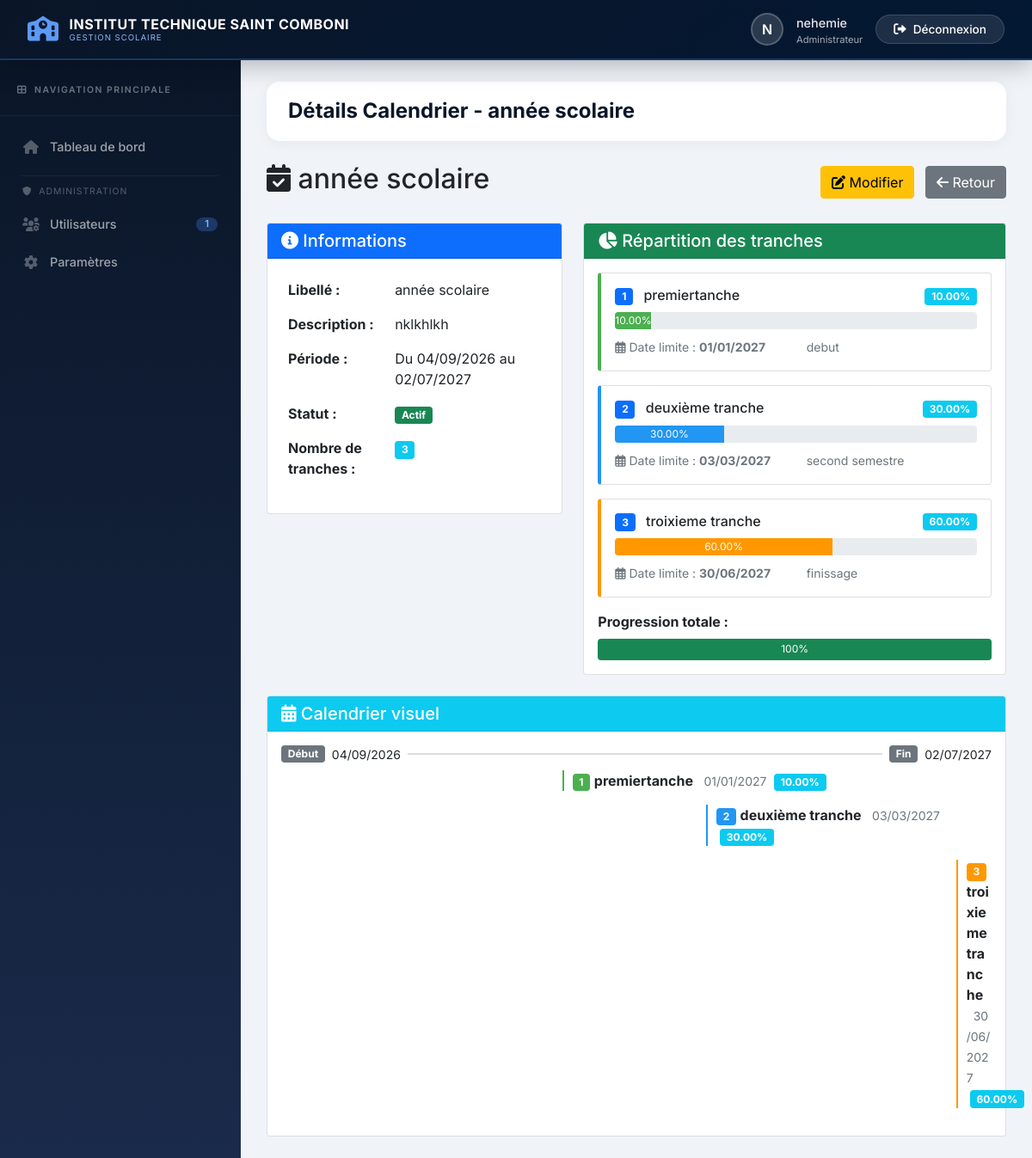
Screenshot of /gestion/calendrier_details.php?id=2 (signed in) with the database file from the repository.
### tables this page shows
CREATE TABLE `calendrier_paiement` (
  `id` int(11) NOT NULL,
  `libelle` varchar(100) NOT NULL,
  `description` text DEFAULT NULL,
  `date_debut` date NOT NULL,
  `date_fin` date NOT NULL,
  `annee_id` int(11) NOT NULL,
  `actif` tinyint(1) DEFAULT 1,
  `created_at` timestamp NOT NULL DEFAULT current_timestamp()
);

CREATE TABLE `calendrier_tranches` (
  `id` int(11) NOT NULL,
  `calendrier_id` int(11) NOT NULL,
  `numero` int(11) NOT NULL COMMENT 'Numéro de la tranche (1,2,3...)',
  `libelle` varchar(200) NOT NULL COMMENT 'Ex: 1ère tranche, 2ème tranche...',
  `pourcentage` decimal(5,2) NOT NULL COMMENT 'Pourcentage du montant total (ex: 30%)',
  `date_limite` date NOT NULL COMMENT 'Date limite de paiement',
  `description` text DEFAULT NULL,
  `created_at` timestamp NOT NULL DEFAULT current_timestamp()
);

### views/gestion/calendrier_details.php (the view, shortened to what the rows shown need)
<?php
$pageTitle = "Détails Calendrier - " . ($calendrier['libelle'] ?? '');
?>
<div class="d-flex justify-content-between align-items-center mb-4">
    <h2><i class="fas fa-calendar-check"></i> <?php echo htmlspecialchars($calendrier['libelle'] ?? ''); ?></h2>
    <div>
        <a href="<?php echo SITE_URL; ?>/gestion/calendrier_modifier.php?id=<?php echo $calendrier['id']; ?>" class="btn btn-warning me-2">
        </a>
        <a href="<?php echo SITE_URL; ?>/gestion/calendriers.php" class="btn btn-secondary">
        </a>
    </div>
</div>
<?php if (!$calendrier): ?>
    <div class="alert alert-danger">Calendrier non trouvé.</div>
<?php else: ?>
<div class="row">
    <div class="col-md-5">
        <div class="card mb-4">
            <div class="card-header bg-primary text-white">
                <h5 class="mb-0"><i class="fas fa-info-circle"></i> Informations</h5>
            </div>
            <div class="card-body">
                <table class="table table-borderless">
                    <tr>
                        <td width="40%"><strong>Libellé :</strong></td>
                        <td><?php echo htmlspecialchars($calendrier['libelle']); ?></td>
                    </tr>
                    <?php if (!empty($calendrier['description'])): ?>
                    <tr>
                        <td><strong>Description :</strong></td>
                        <td><?php echo nl2br(htmlspecialchars($calendrier['description'])); ?></td>
                    </tr>
                    <?php endif; ?>
                    <tr>
                        <td><strong>Période :</strong></td>
                        <td>
                            Du <?php echo date('d/m/Y', strtotime($calendrier['date_debut'])); ?>
                            au <?php echo date('d/m/Y', strtotime($calendrier['date_fin'])); ?>
                        </td>
                    </tr>
                    <tr>
                        <td><strong>Statut :</strong></td>
                        <td>
                            <span class="badge bg-<?php echo $calendrier['actif'] ? 'success' : 'secondary'; ?>">
                                <?php echo $calendrier['actif'] ? 'Actif' : 'Inactif'; ?>
                            </span>
                        </td>
                    </tr>
                    <tr>
                        <td><strong>Nombre de tranches :</strong></td>
                        <td><span class="badge bg-info"><?php echo count($calendrier['tranches'] ?? []); ?></span></td>
                    </tr>
                </table>
            </div>
        </div>
    </div>
    <div class="col-md-7">
        <div class="card mb-4">
            <div class="card-header bg-success text-white">
                <h5 class="mb-0"><i class="fas fa-chart-pie"></i> Répartition des tranches</h5>
            </div>
            <div class="card-body">
                <?php if (!empty($calendrier['tranches'])):
                    $totalPourcentage = 0;
                    foreach ($calendrier['tranches'] as $t) {
                        $totalPourcentage += $t['pourcentage'];
                    }
                ?>
                    <?php foreach ($calendrier['tranches'] as $index => $tranche): ?>
                    <div class="card mb-3 tranche-card" style="border-left: 4px solid <?php
                        $colors = ['#4CAF50', '#2196F3', '#FF9800', '#9C27B0', '#F44336', '#00BCD4'];
                        echo $colors[$index % count($colors)];
                    ?>;">
                        <div class="card-body">
                            <div class="d-flex justify-content-between align-items-center">
                                <h6 class="mb-0">
                                    <span class="badge bg-primary me-2"><?php echo $index + 1; ?></span>
                                    <?php echo htmlspecialchars($tranche['libelle']); ?>
                                </h6>
                                <span class="badge bg-info"><?php echo $tranche['pourcentage']; ?>%</span>
                            </div>
                            <div class="progress mt-2 mb-2" style="height: 20px;">
                                <div class="progress-bar"
                                     style="width: <?php echo $tranche['pourcentage']; ?>%; background: <?php echo $colors[$index % count($colors)]; ?>;">
                                    <?php echo $tranche['pourcentage']; ?>%
                                </div>
                            </div>
                            <div class="row">
                                <div class="col-md-6">
                                    <small class="text-muted">
                                        <i class="far fa-calendar-alt"></i>
                                        Date limite : <strong><?php echo date('d/m/Y', strtotime($tranche['date_limite'])); ?></strong>
                                    </small>
                                </div>
                                <div class="col-md-6">
                                    <?php if (!empty($tranche['description'])): ?>
                                        <small class="text-muted"><?php echo htmlspecialchars($tranche['description']); ?></small>
                                    <?php endif; ?>
                                </div>
                            </div>
                        </div>
                    </div>
                    <?php endforeach; ?>
                    <div class="mt-3">
                        <label class="form-label"><strong>Progression totale :</strong></label>
                        <div class="progress" style="height: 25px;">
                            <div class="progress-bar bg-success" style="width: <?php echo $totalPourcentage; ?>%;">
                                <?php echo $totalPourcentage; ?>%
                            </div>
                        </div>
                    </div>
                <?php endif; ?>
            </div>
        </div>
    </div>
</div>
<?php if (!empty($calendrier['tranches'])): ?>
<div class="card">
    <div class="card-header bg-info text-white">
        <h5 class="mb-0"><i class="fas fa-calendar-alt"></i> Calendrier visuel</h5>
    </div>
    <div class="card-body">
        <div class="timeline">
            <?php
            $debut = new DateTime($calendrier['date_debut']);
            $fin = new DateTime($calendrier['date_fin']);
            $dureeTotale = $debut->diff($fin)->days;
            ?>
            <div class="d-flex align-items-center mb-2">
                <span class="badge bg-secondary me-2">Début</span>
                <small><?php echo date('d/m/Y', strtotime($calendrier['date_debut'])); ?></small>
                <div class="flex-grow-1 mx-2" style="height: 2px; background: #ddd;"></div>
                <span class="badge bg-secondary me-2">Fin</span>
                <small><?php echo date('d/m/Y', strtotime($calendrier['date_fin'])); ?></small>
            </div>
            <?php foreach ($calendrier['tranches'] as $index => $tranche):
                $dateTranche = new DateTime($tranche['date_limite']);
                $position = $dureeTotale > 0 ? ($debut->diff($dateTranche)->days / $dureeTotale) * 100 : 0;
                $colors = ['#4CAF50', '#2196F3', '#FF9800', '#9C27B0', '#F44336', '#00BCD4'];
                $color = $colors[$index % count($colors)];
            ?>
                <div class="position-relative mb-3" style="margin-left: <?php echo min($position, 95); ?>%;">
                    <div style="border-left: 2px solid <?php echo $color; ?>; padding-left: 10px;">
                        <span class="badge" style="background: <?php echo $color; ?>;">
                            <?php echo $index + 1; ?>
                        </span>
                        <strong><?php echo htmlspecialchars($tranche['libelle']); ?></strong>
                        <small class="text-muted ms-2"><?php echo date('d/m/Y', strtotime($tranche['date_limite'])); ?></small>
                        <span class="badge bg-info ms-1"><?php echo $tranche['pourcentage']; ?>%</span>
                    </div>
                </div>
            <?php endforeach; ?>
        </div>
    </div>
</div>
<?php endif; ?>
<?php endif; ?>
<?php
$content = ob_get_clean();
require_once __DIR__ . '/../template.php';
?>

### views/template.php (shortened to what the rows shown need)
<!DOCTYPE html>
<html lang="fr">
<head>
    <link href="https://cdn.jsdelivr.net/npm/bootstrap@5.1.3/dist/css/bootstrap.min.css" rel="stylesheet">
    <link href="https://cdnjs.cloudflare.com/ajax/libs/font-awesome/6.0.0/css/all.min.css" rel="stylesheet">
    <link href="https://cdn.datatables.net/1.11.5/css/dataTables.bootstrap5.min.css" rel="stylesheet">
</head>
<body>
    <div class="main-content" id="mainContent">
        <?php if(isset($pageTitle)): ?>
        <div class="page-header">
            <div>
                <h4>
                    <?php echo $pageTitle; ?>
                </h4>
            </div>
        </div>
        <?php endif; ?>
        <?php echo $content ?? ''; ?>
    </div>
</body>
</html>

### rows the page displays
calendrier_paiement: libelle "Détails Calendrier - année scolaire", libelle "année scolaire", description "nklkhlkh", date_debut "04/09/2026", date_fin "02/07/2027"
calendrier_tranches: libelle "premiertanche", pourcentage "10.00", date_limite "01/01/2027", description "debut"
calendrier_tranches: libelle "deuxième tranche", pourcentage "30.00", date_limite "03/03/2027", description "second semestre"
calendrier_tranches: libelle "troixieme tranche", pourcentage "60.00", date_limite "30/06/2027", description "finissage"

### other values shown
$school "INSTITUT TECHNIQUE SAINT COMBONI"
substr($_SESSION['user_name'] ?? 'U', 0, 1) "N"
$_SESSION['user_name'] "nehemie"
$roleLabels[$_SESSION['user_role']] "Administrateur"
$count "1"
count($calendrier['tranches'] ?? []) "3"
$totalPourcentage "100"
